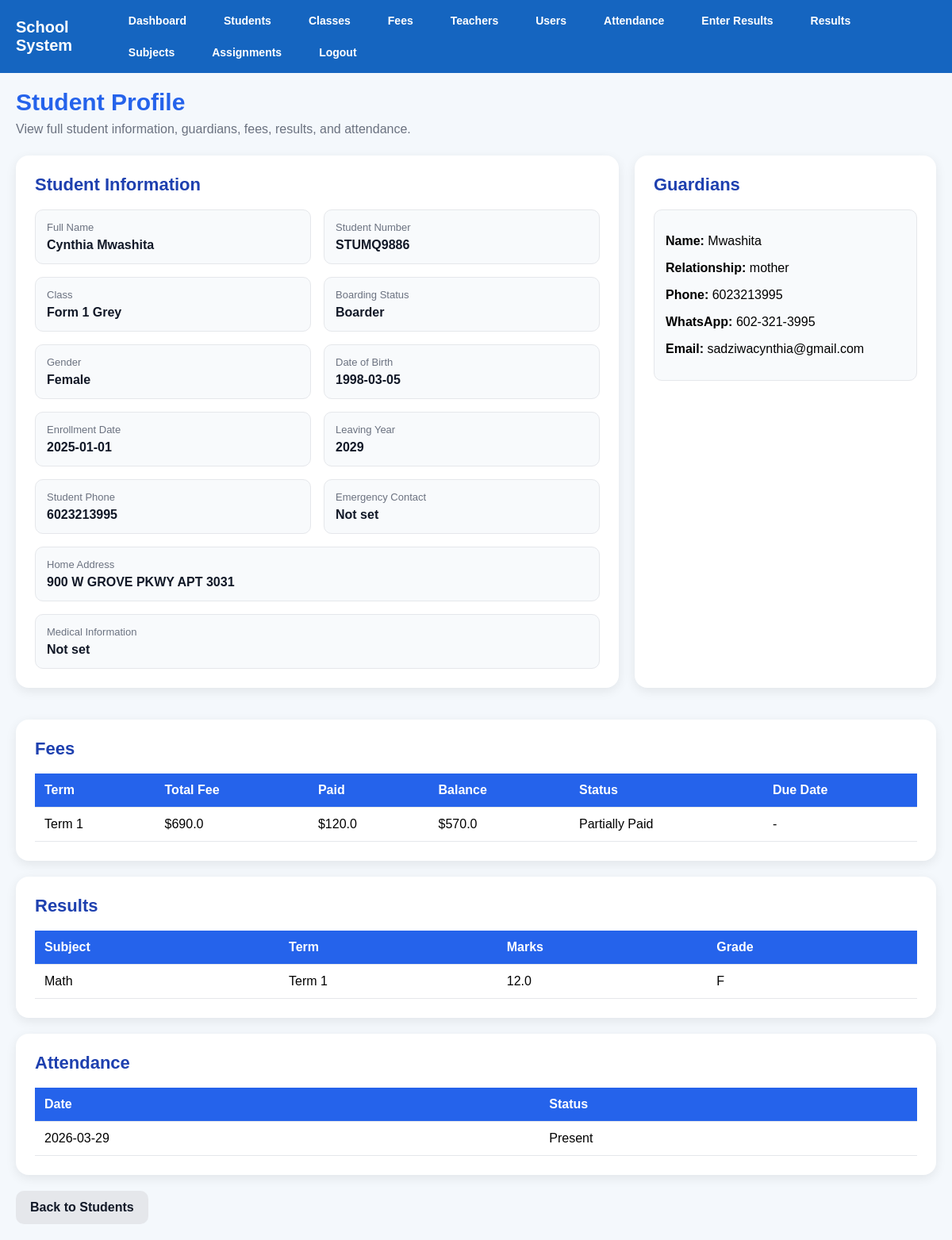
/student_profile/1 (signed in), run on the app's committed database.
### tables this page shows
CREATE TABLE students (
            id INTEGER PRIMARY KEY AUTOINCREMENT,
            first_name TEXT NOT NULL,
            last_name TEXT NOT NULL,
            gender TEXT,
            dob TEXT,
            class_name TEXT
        , boarding_status TEXT, guardian2_name TEXT, guardian2_phone TEXT, student_number TEXT, birthday TEXT, enrollment_date TEXT, leaving_year TEXT, home_address TEXT, mailing_address TEXT, student_phone TEXT, medical_info TEXT, emergency_contact TEXT, guardian1_relationship TEXT, guardian1_whatsapp TEXT, guardian1_email TEXT, guardian2_relationship TEXT, guardian2_whatsapp TEXT, guardian2_email TEXT, guardian1_name TEXT, guardian1_phone TEXT);

CREATE TABLE guardians (
            id INTEGER PRIMARY KEY AUTOINCREMENT,
            student_id INTEGER NOT NULL,
            parent_user_id INTEGER,
            full_name TEXT,
            relationship TEXT,
            phone TEXT,
            whatsapp TEXT,
            email TEXT,
            FOREIGN KEY(student_id) REFERENCES students(id),
            FOREIGN KEY(parent_user_id) REFERENCES users(id)
        );

CREATE TABLE fees (
            id INTEGER PRIMARY KEY AUTOINCREMENT,
            student_id INTEGER NOT NULL,
            amount REAL DEFAULT 0,
            paid_amount REAL DEFAULT 0,
            balance REAL DEFAULT 0,
            status TEXT,
            due_date TEXT, term_name TEXT,
            FOREIGN KEY(student_id) REFERENCES students(id)
        );

CREATE TABLE results (
            id INTEGER PRIMARY KEY AUTOINCREMENT,
            student_id INTEGER,
            subject_id INTEGER,
            class_id INTEGER,
            marks REAL,
            term TEXT, class_name TEXT, subject TEXT, grade TEXT,
            FOREIGN KEY (student_id) REFERENCES students(id),
            FOREIGN KEY (subject_id) REFERENCES subjects(id),
            FOREIGN KEY (class_id) REFERENCES classes(id)
        );

CREATE TABLE attendance (
            id INTEGER PRIMARY KEY AUTOINCREMENT,
            student_id INTEGER,
            class_name TEXT,
            date TEXT,
            status TEXT
        );

### app.py (the view)
@app.route("/student_profile/<int:id>")
@login_required
@roles_required("admin", "director")
def student_profile(id):
    conn = get_db()
    cursor = conn.cursor()
    student = cursor.execute(
        "SELECT * FROM students WHERE id = ?",
        (id,)
    ).fetchone()
    guardians = cursor.execute(
        "SELECT * FROM guardians WHERE student_id = ?",
        (id,)
    ).fetchall()
    fees = cursor.execute(
        "SELECT * FROM fees WHERE student_id = ? ORDER BY term_name",
        (id,)
    ).fetchall()
    try:
        results = cursor.execute(
            "SELECT * FROM results WHERE student_id = ? ORDER BY term, subject",
            (id,)
        ).fetchall()
    except Exception:
        results = []
    try:
        attendance_records = cursor.execute(
            "SELECT * FROM attendance WHERE student_id = ? ORDER BY date DESC",
            (id,)
        ).fetchall()
    except Exception:
        attendance_records = []
    conn.close()
    return render_template(
        "student_profile.html",
        student=student,
        guardians=guardians,
        fees=fees,
        results=results,
        attendance_records=attendance_records
    )

### app.py (called while the page is built)
def get_db():
    conn = sqlite3.connect("school.db")
    conn.row_factory = sqlite3.Row
    return conn

def login_required(f):
    @wraps(f)
    def wrapper(*args, **kwargs):
        if "user_id" not in session:
            flash("Please log in first.", "warning")
            return redirect(url_for("login"))
        return f(*args, **kwargs)
    return wrapper

def roles_required(*allowed_roles):
    def decorator(f):
        @wraps(f)
        def wrapper(*args, **kwargs):
            if "user_id" not in session:
                flash("Please log in first.", "warning")
                return redirect(url_for("login"))
            if session.get("role") not in allowed_roles:
                flash("You are not allowed to access that page.", "danger")
                return redirect(url_for("dashboard"))
            return f(*args, **kwargs)
        return wrapper
    return decorator

### templates/student_profile.html (shortened to what this page needs)
{% extends "base.html" %}
{% block content %}
<div class="page-header">
    <h1>Student Profile</h1>
    <p>View full student information, guardians, fees, results, and attendance.</p>
</div>
{% if student %}
<div class="profile-grid">
    <div class="card">
        <h2>Student Information</h2>
        <div class="info-grid">
            <div class="info-item">
                <span class="label">Full Name</span>
                <span class="value">{{ student.first_name }} {{ student.last_name }}</span>
            </div>
            <div class="info-item">
                <span class="label">Student Number</span>
                <span class="value">{{ student.student_number }}</span>
            </div>
            <div class="info-item">
                <span class="label">Class</span>
                <span class="value">{{ student.class_name or "Not set" }}</span>
            </div>
            <div class="info-item">
                <span class="label">Boarding Status</span>
                <span class="value">{{ student.boarding_status or "Not set" }}</span>
            </div>
            <div class="info-item">
                <span class="label">Gender</span>
                <span class="value">{{ student.gender or "Not set" }}</span>
            </div>
            <div class="info-item">
                <span class="label">Date of Birth</span>
                <span class="value">{{ student.birthday or "Not set" }}</span>
            </div>
            <div class="info-item">
                <span class="label">Enrollment Date</span>
                <span class="value">{{ student.enrollment_date or "Not set" }}</span>
            </div>
            <div class="info-item">
                <span class="label">Leaving Year</span>
                <span class="value">{{ student.leaving_year or "Not set" }}</span>
            </div>
            <div class="info-item">
                <span class="label">Student Phone</span>
                <span class="value">{{ student.student_phone or "Not set" }}</span>
            </div>
            <div class="info-item">
                <span class="label">Emergency Contact</span>
                <span class="value">{{ student.emergency_contact or "Not set" }}</span>
            </div>
            <div class="info-item full-width">
                <span class="label">Home Address</span>
                <span class="value">{{ student.home_address or "Not set" }}</span>
            </div>
            <div class="info-item full-width">
                <span class="label">Medical Information</span>
                <span class="value">{{ student.medical_info or "Not set" }}</span>
            </div>
        </div>
    </div>
    <div class="card">
        <h2>Guardians</h2>
        {% if guardians %}
            <div class="guardian-list">
                {% for guardian in guardians %}
                <div class="guardian-card">
                    <p><strong>Name:</strong> {{ guardian.full_name or "Not set" }}</p>
                    <p><strong>Relationship:</strong> {{ guardian.relationship or "Not set" }}</p>
                    <p><strong>Phone:</strong> {{ guardian.phone or "Not set" }}</p>
                    <p><strong>WhatsApp:</strong> {{ guardian.whatsapp or "Not set" }}</p>
                    <p><strong>Email:</strong> {{ guardian.email or "Not set" }}</p>
                </div>
                {% endfor %}
            </div>
        {% else %}
            <p>No guardian records found.</p>
        {% endif %}
    </div>
</div>
<div class="card">
    <h2>Fees</h2>
    {% if fees %}
    <div class="table-wrapper">
        <table>
            <thead>
                <tr>
                    <th>Term</th>
                    <th>Total Fee</th>
                    <th>Paid</th>
                    <th>Balance</th>
                    <th>Status</th>
                    <th>Due Date</th>
                </tr>
            </thead>
            <tbody>
                {% for fee in fees %}
                <tr>
                    <td>{{ fee.term_name or "Not set" }}</td>
                    <td>${{ fee.amount }}</td>
                    <td>${{ fee.paid_amount }}</td>
                    <td>${{ fee.balance }}</td>
                    <td>{{ fee.status }}</td>
                    <td>{{ fee.due_date or "-" }}</td>
                </tr>
                {% endfor %}
            </tbody>
        </table>
    </div>
    {% else %}
        <p>No fee records found.</p>
    {% endif %}
</div>
<div class="card">
    <h2>Results</h2>
    {% if results %}
    <div class="table-wrapper">
        <table>
            <thead>
                <tr>
                    <th>Subject</th>
                    <th>Term</th>
                    <th>Marks</th>
                    <th>Grade</th>
                </tr>
            </thead>
            <tbody>
                {% for result in results %}
                <tr>
                    <td>{{ result.subject }}</td>
                    <td>{{ result.term }}</td>
                    <td>{{ result.marks }}</td>
                    <td>{{ result.grade }}</td>
                </tr>
                {% endfor %}
            </tbody>
        </table>
    </div>
    {% else %}
        <p>No results found.</p>
    {% endif %}
</div>
<div class="card">
    <h2>Attendance</h2>
    {% if attendance_records %}
    <div class="table-wrapper">
        <table>
            <thead>
                <tr>
                    <th>Date</th>
                    <th>Status</th>
                </tr>
            </thead>
            <tbody>
                {% for record in attendance_records %}
                <tr>
                    <td>{{ record.date }}</td>
                    <td>{{ record.status }}</td>
                </tr>
                {% endfor %}
            </tbody>
        </table>
    </div>
    {% else %}
        <p>No attendance records found.</p>
    {% endif %}
</div>
<div class="form-actions">
    <a href="{{ url_for('students') }}" class="btn-secondary">Back to Students</a>
</div>
{% else %}
<div class="card">
    <p>Student not found.</p>
</div>
{% endif %}
{% endblock %}

### static/style.css (style rules this page uses)
body { font-family: Arial, sans-serif; background-color: #f4f6f9; margin: 0; padding: 0; }
table { width: 100%; border-collapse: collapse; background: white; }
th { background-color: #1e3a8a; color: white; padding: 10px; }
td { padding: 8px; border-bottom: 1px solid #ddd; }

### templates/base.html (style rules this page uses)
body { margin: 0; font-family: Arial, sans-serif; background: #f4f8fc; }
.btn-secondary { background: #6c757d; }

### templates/student_profile.html (style rules this page uses)
.page-header { margin-bottom: 24px; }
.page-header h1 { margin: 0; color: #2563eb; font-size: 30px; }
.page-header p { margin-top: 8px; color: #6b7280; }
.profile-grid { display: grid; grid-template-columns: 2fr 1fr; gap: 20px; margin-bottom: 20px; }
.card { background: white; border-radius: 16px; padding: 24px; box-shadow: 0 4px 14px rgba(0, 0, 0, 0.08); margin-bottom: 20px; }
.card h2 { margin-top: 0; margin-bottom: 18px; color: #1e40af; font-size: 22px; }
.info-grid { display: grid; grid-template-columns: repeat(2, 1fr); gap: 16px; }
.info-item { background: #f8fafc; border: 1px solid #e5e7eb; border-radius: 10px; padding: 14px; }
.full-width { grid-column: 1 / -1; }
.label { display: block; font-size: 13px; color: #6b7280; margin-bottom: 6px; }
.value { font-size: 16px; font-weight: 600; color: #111827; }
.guardian-list { display: grid; gap: 14px; }
.guardian-card { background: #f8fafc; border: 1px solid #e5e7eb; border-radius: 10px; padding: 14px; }
.table-wrapper { overflow-x: auto; }
table { width: 100%; border-collapse: collapse; min-width: 650px; }
th, td { padding: 12px; text-align: left; border-bottom: 1px solid #e5e7eb; }
th { background: #2563eb; color: white; }
.form-actions { margin-top: 10px; }
.btn-secondary { display: inline-block; background: #e5e7eb; color: #111827; text-decoration: none; padding: 12px 18px; border-radius: 10px; font-weight: 600; }

### data on the page
students: first_name "Cynthia", last_name "Mwashita", student_number "STUMQ9886", class_name "Form 1 Grey", boarding_status "Boarder", gender "Female", birthday "1998-03-05", enrollment_date "2025-01-01", leaving_year "2029", student_phone "6023213995", emergency_contact "Not set", home_address "900 W GROVE PKWY APT 3031", medical_info "Not set"
guardians: full_name "Mwashita", relationship "mother", phone "6023213995", whatsapp "602-321-3995", email "sadziwacynthia@gmail.com"
fees: term_name "Term 1", amount "690.0", paid_amount "120.0", balance "570.0", status "Partially Paid", due_date "-"
results: subject "Math", term "Term 1", marks "12.0", grade "F"
attendance: date "2026-03-29", status "Present"
